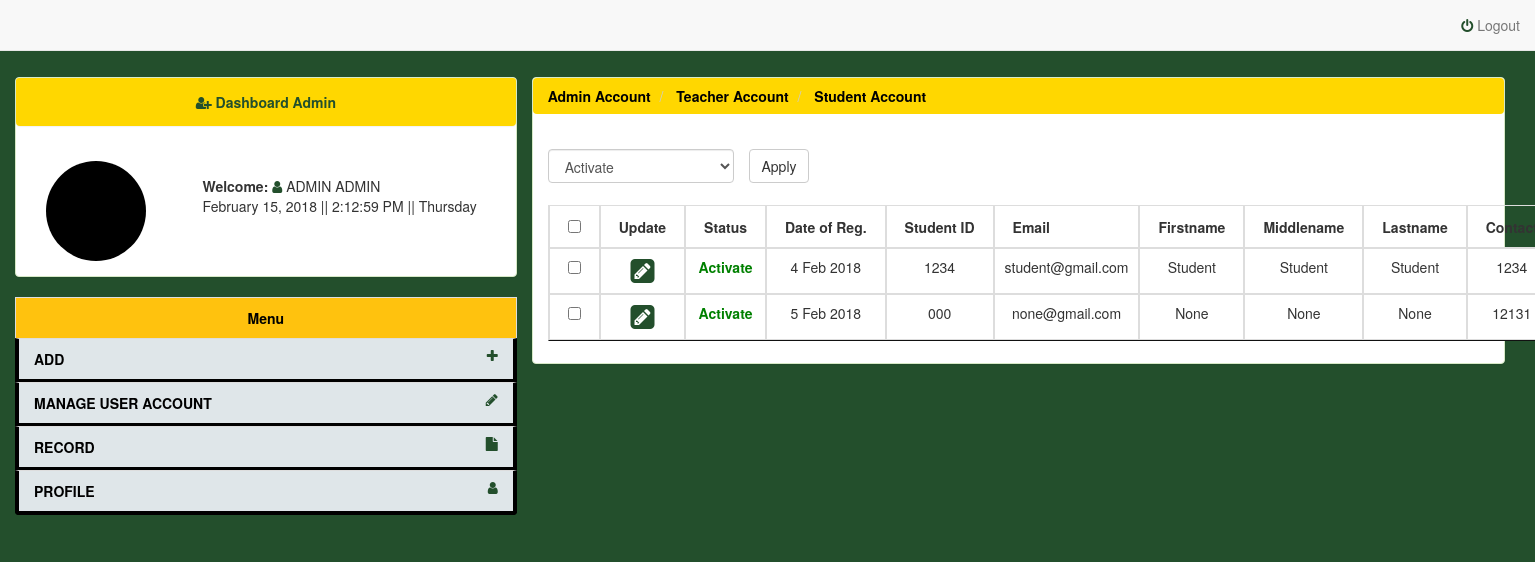
The page /tbl-student.php (signed in) on the database its author committed.
### tables this page shows
CREATE TABLE `tbl_student` (
  `id` int(11) NOT NULL,
  `date` int(11) NOT NULL,
  `student_id` varchar(255) NOT NULL,
  `password` varchar(255) NOT NULL,
  `email` varchar(255) NOT NULL,
  `firstname` varchar(255) NOT NULL,
  `middlename` varchar(255) NOT NULL,
  `lastname` varchar(255) NOT NULL,
  `image` varchar(255) NOT NULL,
  `contact` varchar(255) NOT NULL,
  `acct_status` varchar(255) NOT NULL
);

### tbl-student.php (the view, shortened to what this page needs)
<?php
include 'db.php';
?>
<!DOCTYPE html>
<html lang="en">
<head>
<link href="css/bootstrap.min.css" rel="stylesheet">
<link rel="stylesheet" href="css/font-awesome.css">
<?php
include("inc/datatabletop.php");
?>
</head>
<body>
<?php include("inc/navbar.php"); ?>
<div class="container-fluid">
<div class="col-md-4">
<?php include("inc/sidebar-admin.php"); ?>
</div>
<div class="col-md-8">
<div class="panel panel-success">
<?php include("inc/breadcrumbs-tbl.php");?>
<div class="panel-body">
<?php
$query = "select * from `tbl_student` order by id asc";
$run = mysqli_query($con, $query);
if(mysqli_num_rows($run) > 0)
{
?>
<form action="" method="post" enctype="multipart/form-data">
<div class="row">
<div class="col-sm-8">
<div class="row">
<div class="col-xs-4">
<div class="form-group">
<select name="bulk-options" id="" class="form-control">
<option value="activate">Activate</option>
</select>
</div>
</div>
<input type="submit" class="btn btn-default btn-md" value="Apply">
</div>
</div>
</div>
<table class="table table-bordered table-filtered display nowrap" cellspacing="0" width="100%" id="datatable" style="text-align:center;">
<thead>
<tr>
<th><input type="checkbox" id="selectallboxes"></th>
<th>Update</th>
<th>Status</th>
<th>Date of Reg.</th>
<th>Student ID</th>
<th>Email</th>
<th>Firstname</th>
<th>Middlename</th>
<th>Lastname</th>
<th>Contact</th>
</tr>
</thead>
<tbody>
<?php
while($row = mysqli_fetch_array($run))
{
$tbl_id = $row['id'];
$date = getdate($row['date']);
$day = $date['mday'];
$month = substr($date['month'],0,3);
$year = $date['year'];
$tbl_student_id = $row['student_id'];
$tbl_email = $row['email'];
$tbl_firstname = ucfirst($row['firstname']);
$tbl_middlename = ucfirst($row['middlename']);
$tbl_lastname = ucfirst($row['lastname']);
$tbl_contact = $row['contact'];
$tbl_acct_status = $row['acct_status'];
?>
<tr>
<td><input type="checkbox" class="checkboxes" name="checkboxes[]" value="<?php echo $tbl_id;?>"></td>
<td><a href="tbl-student.php?edit=<?php echo $tbl_id;?>"?edit style="color:#006400;"><i class="fa fa-pencil-square fa-2x" aria-hidden="true"></i></a></td>
<td><span style="font-weight:bold;color:<?php
if($tbl_acct_status == 'activate')
{
echo 'green';
}
else if($tbl_acct_status = 'deactivate')
{
echo 'red';
}
?>;"><?php echo ucfirst($tbl_acct_status);?></span></td>
<td><?php echo "$day $month $year";?></td>
<td><?php echo $tbl_student_id;?></td>
<td><?php echo $tbl_email;?></td>
<td><?php echo $tbl_firstname;?></td>
<td><?php echo $tbl_middlename;?></td>
<td><?php echo $tbl_lastname;?></td>
<td><?php echo $tbl_contact;?></td>
</tr>
<?php } ?>
</tbody>
</table>
<?php
}
else
{
echo "<center><h4 style='color:red'>No Student Account</h4></center>";
}
?>
</form>
</div>
</div>
</div>
</div>
</body>
</html>

### table/css/dataTables.foundation.css (style rules this page uses)
table.dataTable { clear: both; margin: 0.5em 0 !important; max-width: none !important; width: 100%; }
table.dataTable td, table.dataTable th { -webkit-box-sizing: content-box; box-sizing: content-box; }
table.dataTable.nowrap th, table.dataTable.nowrap td { white-space: nowrap; }

### css-all/useradmin-css.php (style rules this page uses)
body { background:#234F2C; padding-top: 5%; }

### css-all/sidebar-css.php (style rules this page uses)
.fa { color: #234F2C; }

### rows shown on the page
tbl_student: acct_status "Activate", date "4", date "Feb", date "2018", student "1234", email "student@gmail.com", firstname "Student", middlename "Student", lastname "Student", contact "1234"
tbl_student: acct_status "Activate", date "5", date "Feb", date "2018", student "000", email "none@gmail.com", firstname "None", middlename "None", lastname "None", contact "12131"
